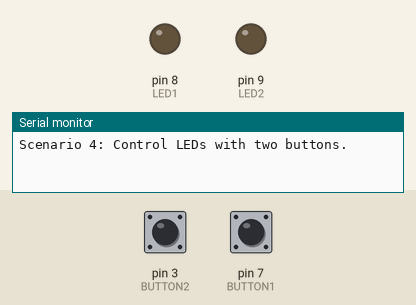
This sketch was run on a simulated Arduino Uno, built with avr-gcc and run on an emulated ATmega328P. Shown: output pins drawn as LEDs (lit = HIGH), the last lines printed to the serial monitor. The test bench sets the inputs (shaded band); at power-on: pin 7 (BUTTON1) LOW, pin 3 (BUTTON2) LOW.

Above: at 1.2 s.
1.3 s: pin 7 (BUTTON1) pulled HIGH for 0.15 s
At 1.6 s:
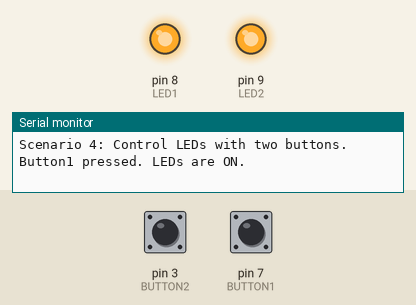
2.9 s: pin 3 (BUTTON2) pulled HIGH for 0.15 s
At 4.0 s:
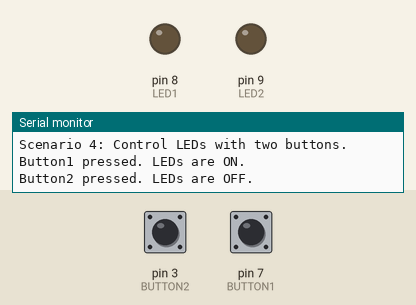
4.5 s: pin 7 (BUTTON1) pulled HIGH for 1 s
At 5.2 s:
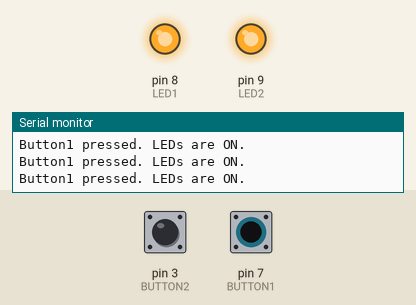
7.0 s: pin 3 (BUTTON2) pulled HIGH for 1 s
At 8.3 s:
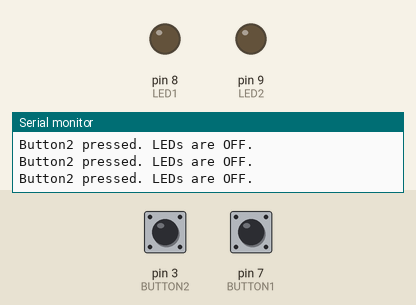
Timing chart, 0 to 10.0 s (numbered marks = the images above; inputs shaded):
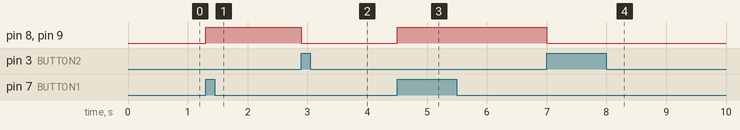

The sketch:

challenge_3.ino
```cpp
// Challenge #3 - Digital Read Switch
// Add one more button connected to Pin 3, use Pull Up or Pull Down resistor if necessary. Let’s call this Button2 and the previous one as Button1
// Add one LED as well
// Create a code that will do the following: Scenario 4: When Button1 is pressed, all LEDs will be ON and should stay ON even after Button1 is released. When Button2 is pressed and released, all LEDs should be OFF

#define LED1 8       // First LED connected to Pin 8
#define LED2 9       // Second LED connected to Pin 9
#define BUTTON1 7    // Button1 connected to Pin 7
#define BUTTON2 3    // Button2 connected to Pin 3

void setup() {
  Serial.begin(9600); // Initialize Serial Monitor

  // Set LED pins as outputs
  pinMode(LED1, OUTPUT);
  pinMode(LED2, OUTPUT);

  // Set button pins as inputs
  pinMode(BUTTON1, INPUT);
  pinMode(BUTTON2, INPUT);

  // Turn LEDs OFF initially
  digitalWrite(LED1, LOW);
  digitalWrite(LED2, LOW);

  Serial.println("Scenario 4: Control LEDs with two buttons.");
}

void loop() {
  int button1State = digitalRead(BUTTON1); // Read the state of Button1
  int button2State = digitalRead(BUTTON2); // Read the state of Button2

  // If Button1 is pressed, turn ON both LEDs
  if (button1State == HIGH) {
    digitalWrite(LED1, HIGH);
    digitalWrite(LED2, HIGH);
    Serial.println("Button1 pressed. LEDs are ON.");
    delay(200); // Debounce delay
  }

  // If Button2 is pressed, turn OFF both LEDs
  if (button2State == HIGH) {
    digitalWrite(LED1, LOW);
    digitalWrite(LED2, LOW);
    Serial.println("Button2 pressed. LEDs are OFF.");
    delay(200); // Debounce delay
  }
}
```

Measured:
- after the input at 1.3 s, pin 8 (LED1), pin 9 (LED2): LOW → HIGH at once
- after the input at 2.9 s, pin 8 (LED1), pin 9 (LED2): HIGH → LOW at once
- after the input at 4.5 s, pin 8 (LED1), pin 9 (LED2): LOW → HIGH at once
- after the input at 7.0 s, pin 8 (LED1), pin 9 (LED2): HIGH → LOW at once
